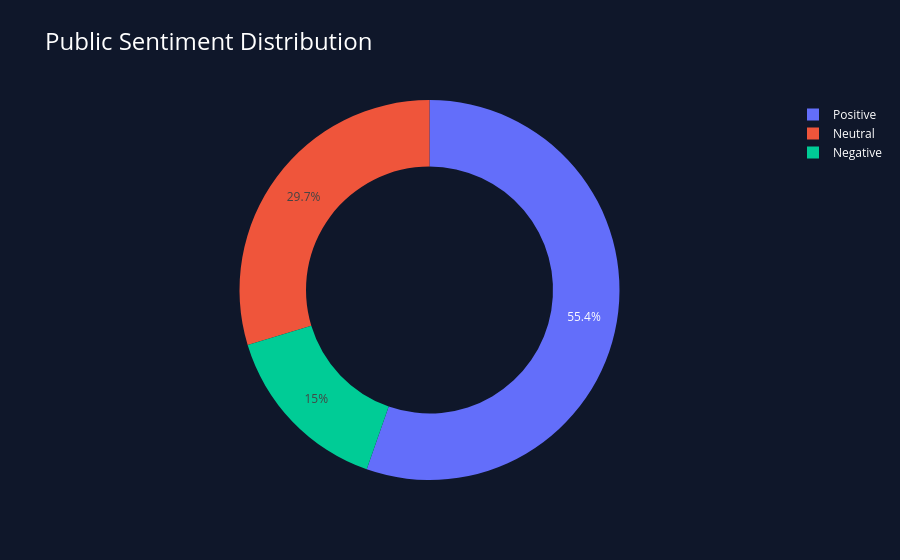

The notebook cell this image was saved under:
### Markdown cell above
STEP 2.3 — PUBLIC SENTIMENT DISTRIBUTION

### Code cell
sentiment_count = df["sentiment"].value_counts()

fig = px.pie(
    values=sentiment_count.values,
    names=sentiment_count.index,
    hole=0.65,
    title="Public Sentiment Distribution",
    template="plotly_dark",
    color_discrete_map={
        "Positive": "#22C55E",
        "Neutral": "#3B82F6",
        "Negative": "#EF4444"
    }
)

fig.update_layout(
    paper_bgcolor="#0F172A",
    plot_bgcolor="#0F172A",
    font_color="white",
    title_font_size=24
)

fig.show()

### Figure 1 — Plotly figure (JSON) as saved in the notebook; plotly's stock layout.template omitted (floating-point values rounded to 4 significant figures)
{"data": [{"domain": {"x": [0, 1], "y": [0, 1]}, "hole": 0.65, "hovertemplate": "label=%{label}<br>value=%{value}<extra></extra>", "labels": ["Positive", "Neutral", "Negative"], "legendgroup": "", "name": "", "showlegend": true, "type": "pie", "values": [2768, 1484, 748]}], "layout": {"font": {"color": "white"}, "legend": {"tracegroupgap": 0}, "paper_bgcolor": "#0F172A", "plot_bgcolor": "#0F172A", "title": {"font": {"size": 24}, "text": "Public Sentiment Distribution"}}}
